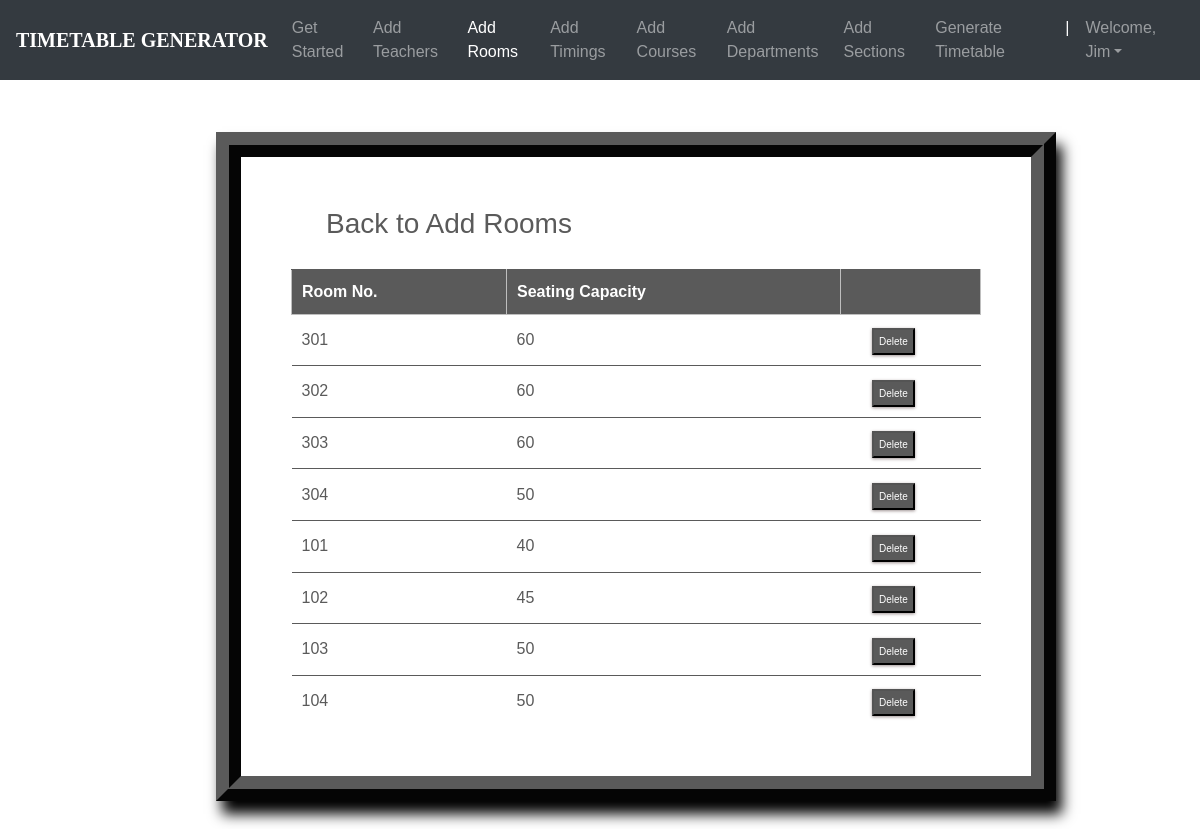
The page /rooms_list/ (signed in) on the database its author committed.
### ttgen/models.py (models this page shows, shortened)
class Room(models.Model):
    r_number = models.CharField(max_length=6)
    seating_capacity = models.IntegerField(default=0)

### ttgen/views.py (the view)
# urls.py: path('rooms_list/', views.room_list, name='editrooms'),
@login_required
def room_list(request):
    context = {
        'rooms': Room.objects.all()
    }
    return render(request, 'roomslist.html', context)

### templates/roomslist.html (shortened to what this page needs)
<!DOCTYPE html>
<html lang="en">
<head>
	<link rel="stylesheet" href="https://maxcdn.bootstrapcdn.com/bootstrap/4.0.0/css/bootstrap.min.css">
    <link rel="stylesheet" type="text/css" href="static/css/index.css">
</head>
<body>
        <header>
			<nav class="navbar navbar-expand-md navbar-dark fixed-top bg-dark">
                <a class="navbar-brand" href="#"><b>TIMETABLE GENERATOR</b></a>
                <div class="collapse navbar-collapse" id="navbarCollapse">
                    <ul class="navbar-nav ml-auto">
                    <li class="nav-item">
                        <a class="nav-link" href="{% url 'admindash' %}">Get Started</a>
                    </li>
                    <li class="nav-item">
                        <a class="nav-link" href="{% url 'addInstructors' %}">Add Teachers</a>
                    </li>
                    <li class="nav-item active">
                        <a class="nav-link" href="{% url 'addRooms' %}">Add Rooms</a>
                    </li>
                    <li class="nav-item">
		                <a class="nav-link" href="{% url 'addTimings' %}">Add Timings</a>
		            </li>
                    <li class="nav-item">
                        <a class="nav-link" href="{% url 'addCourses' %}">Add Courses</a>
                    </li>
                    <li class="nav-item">
			            <a class="nav-link" href="{% url 'addDepts' %}">Add Departments</a>
		            </li>
                    <li class="nav-item">
			            <a class="nav-link" href="{% url 'addSections' %}">Add Sections</a>
		            </li>
                    <li class="nav-item">
			            <a class="nav-link" href="{% url 'generate' %}">Generate Timetable</a>
		            </li>
                    <li class="nav-item active">
			            <a class="nav-link">|</a>
		            </li>
                    <li class="nav-item dropdown">
		                <a class="nav-link dropdown-toggle" href="#" id="dropdown03" data-toggle="dropdown" aria-haspopup="true" aria-expanded="false">Welcome, {{ user.first_name }}</a>
		            </li>
                    </ul>
                </div>
            </nav>
        </header>
        {% block content %}
        {% load static %}
        <br>
        <br>
<fieldset class="fieldset">
    <a href="{% url 'addRooms'%}"><h1 class="tablink" onclick="openPage('new')" id="defaultOpen">Back to Add Rooms</h1></a>
    <div class="tabcontent" id="edit">
        <table class="table1">
            <thead>
            <tr class="table-headers">
            <th>Room No.</th>
            <th>Seating Capacity</th>
            <th  class="empty"></th>
            </tr>
            </thead>
            <tbody>
            {% for rm in rooms %}
            <tr>
             <td>{{rm.r_number}}</td>
             <td>{{rm.seating_capacity}}</td>
             <td class="empty">
                <form action="{% url 'deleteroom' rm.id %}" method="post">
                        <input type="submit" value="Delete" class="cross">
                </form>
             </td>
             </tr>
            {% endfor %}
            </tbody>
        </table>
    </div>
</fieldset>
{% endblock %}

### static/css/index.css (style rules this page uses)
body { padding-top: 3rem; padding-bottom: 3rem; color: #5a5a5a; font-family: 'Poppins', sans-serif; overflow-x: hidden; }
nav { font-family: sans-serif; }
.navbar-brand { font-size: 20px; font-family: Georgia, 'Times New Roman', Times, serif; }

### templates/roomslist.html (style rules this page uses)
nav { font-family: sans-serif; }
.navbar-brand { font-size: 20px; font-family: Georgia, 'Times New Roman', Times, serif; }
* { margin: 0; padding: 0; box-sizing: border-box; }
html { scroll-behavior: smooth; }
a { text-decoration:none; }
form { margin-top: 3%; margin-left: 18%; margin-right: 12%; }
fieldset h1 { color: #5a5a5a; padding-bottom: 20px; margin-left: 35px; display: inline-block; cursor: pointer; font-size: 28px; }
fieldset input { padding:8px; color: #938c8c }
.table2 td, th { border: 1px solid rgb(190,190,190); padding: 10px 20px; }
.table1 { width: 100%; border-collapse: collapse; text-align: left; overflow: hidden; }
.table1 td, th { border-top: 1px solid #5a5a5a; padding: 10px; }
.table1 th { background-color: #5a5a5a; color: #fff; }
.cross { font-size:10px; box-shadow: 0px 1px 3px 0px #9e9292; padding: 4px 5px; color: #fff; background-color: #5a5a5a; cursor: pointer; }
.fieldset { margin-top: 3%; margin-left: 18%; margin-right: 12%; padding: 50px; border-width: 25px; border-style: ridge; border-color: #5a5a5a; box-shadow: 6px 13px 13px 0px black; background-color: #fff; }

### rows shown on the page
Room: r_number "301", seating_capacity "60"
Room: r_number "302", seating_capacity "60"
Room: r_number "303", seating_capacity "60"
Room: r_number "304", seating_capacity "50"
Room: r_number "101", seating_capacity "40"
Room: r_number "102", seating_capacity "45"
Room: r_number "103", seating_capacity "50"
Room: r_number "104", seating_capacity "50"

### other values the page prints
{{ user.first_name }} "Jim"
